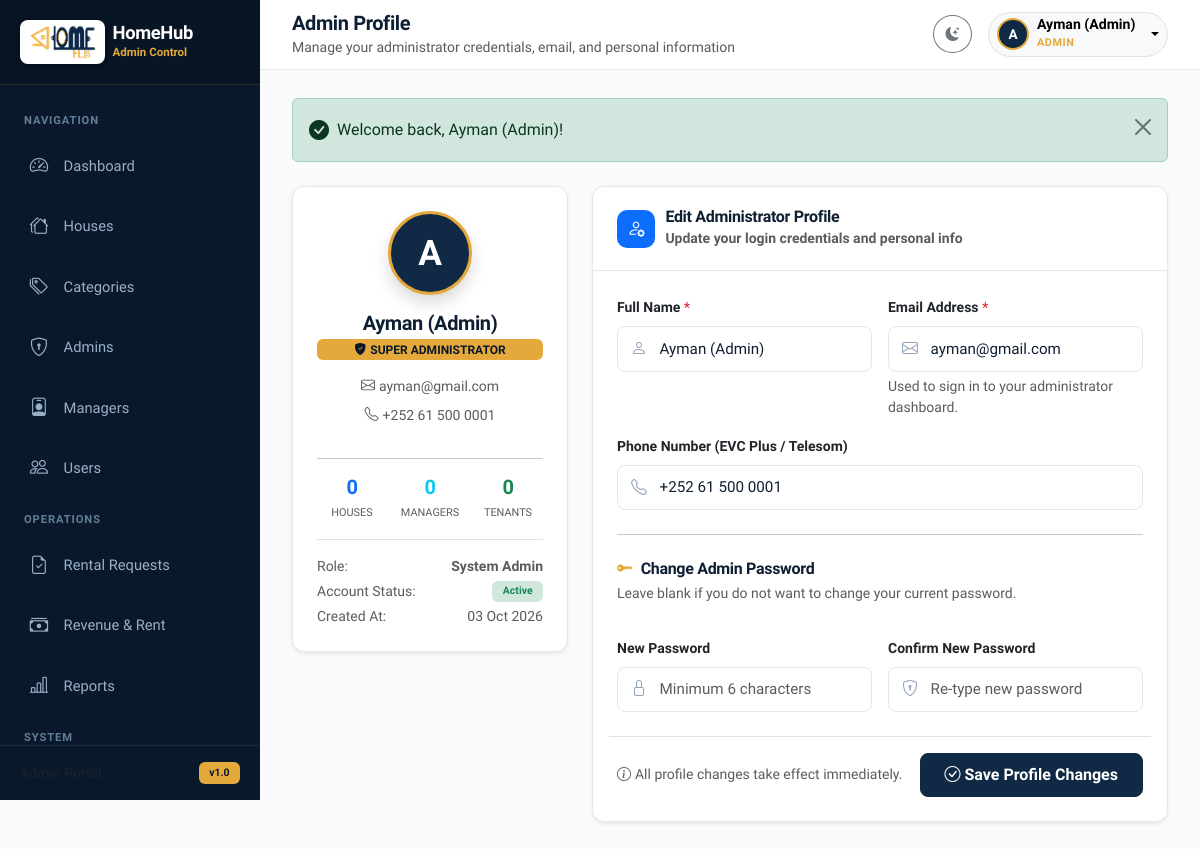
Screenshot of /admin/profile.php (signed in) with the database file from the repository.
### tables this page shows
CREATE TABLE IF NOT EXISTS `users` (
  `id` INT AUTO_INCREMENT PRIMARY KEY,
  `name` VARCHAR(100) NOT NULL,
  `email` VARCHAR(150) NOT NULL UNIQUE,
  `phone` VARCHAR(30) NULL,
  `password` VARCHAR(255) NOT NULL,
  `role` ENUM('admin', 'manager', 'user') NOT NULL DEFAULT 'user',
  `avatar` VARCHAR(255) NULL,
  `status` ENUM('active', 'inactive') NOT NULL DEFAULT 'active',
  `created_at` TIMESTAMP DEFAULT CURRENT_TIMESTAMP
);

### includes/auth.php (called while the page is built, shortened)
<?php
require_once __DIR__ . '/functions.php';
function current_user(): ?array {
    return $_SESSION['user'];
}

### admin/profile.php (the view, shortened to what this page needs)
<?php
require_once __DIR__ . '/../includes/functions.php';
require_once __DIR__ . '/../includes/auth.php';
$currentUser = current_user();
$adminId = (int)$currentUser['id'];
$stmt = $pdo->prepare("SELECT * FROM users WHERE id = ? LIMIT 1");
$stmt->execute([$adminId]);
$user = $stmt->fetch() ?: $currentUser;
$totalHouses   = (int)$pdo->query("SELECT COUNT(*) FROM houses")->fetchColumn();
$totalManagers = (int)$pdo->query("SELECT COUNT(*) FROM users WHERE role = 'manager'")->fetchColumn();
$totalUsers    = (int)$pdo->query("SELECT COUNT(*) FROM users WHERE role = 'user'")->fetchColumn();
$pageHeading = 'Admin Profile';
$pageSubtitle = 'Manage your administrator credentials, email, and personal information';
require_once __DIR__ . '/../includes/header.php';
?>
<div class="app-wrapper">
    <?php require_once __DIR__ . '/../includes/admin_sidebar.php'; ?>
    <div class="app-main">
        <?php require_once __DIR__ . '/../includes/topbar.php'; ?>
        <main class="content-wrapper">
            <?= display_flash(); ?>
            <div class="row g-4">
                <div class="col-lg-4">
                    <div class="card shadow-sm text-center p-4">
                        <div class="rounded-circle bg-navy text-white d-flex align-items-center justify-content-center fw-bold mx-auto mb-3 shadow" style="width: 84px; height: 84px; font-size: 2.2rem; border: 3px solid var(--hh-gold);">
                            <?= strtoupper(substr($user['name'] ?? 'Admin', 0, 1)); ?>
                        </div>
                        <h5 class="fw-bold mb-1"><?= e($user['name']); ?></h5>
                        <div class="badge bg-gold px-3 py-1 mb-3 text-dark fw-bold text-uppercase">
                            <i class="bi bi-shield-fill-check me-1"></i>Super Administrator
                        </div>
                        <div class="text-muted small mb-2"><i class="bi bi-envelope me-1"></i><?= e($user['email']); ?></div>
                        <div class="text-muted small mb-3"><i class="bi bi-telephone me-1"></i><?= e($user['phone'] ?? 'No phone added'); ?></div>
                        <hr>
                        <div class="row text-center g-2">
                            <div class="col-4">
                                <h5 class="fw-bold text-primary mb-0"><?= $totalHouses; ?></h5>
                                <small class="text-muted text-uppercase" style="font-size: 0.68rem;">Houses</small>
                            </div>
                            <div class="col-4">
                                <h5 class="fw-bold text-info mb-0"><?= $totalManagers; ?></h5>
                                <small class="text-muted text-uppercase" style="font-size: 0.68rem;">Managers</small>
                            </div>
                            <div class="col-4">
                                <h5 class="fw-bold text-success mb-0"><?= $totalUsers; ?></h5>
                                <small class="text-muted text-uppercase" style="font-size: 0.68rem;">Tenants</small>
                            </div>
                        </div>
                        <div class="mt-3 pt-3 border-top small text-muted text-start">
                            <div class="d-flex justify-content-between mb-1">
                                <span>Role:</span>
                                <strong class="text-capitalize text-main">System Admin</strong>
                            </div>
                            <div class="d-flex justify-content-between mb-1">
                                <span>Account Status:</span>
                                <span class="badge bg-success-subtle text-success">Active</span>
                            </div>
                            <div class="d-flex justify-content-between">
                                <span>Created At:</span>
                                <span class="text-muted"><?= !empty($user['created_at']) ? format_date($user['created_at'], 'd M Y') : 'System Initialized'; ?></span>
                            </div>
                        </div>
                    </div>
                </div>
                <div class="col-lg-8">
                    <div class="card shadow-sm">
                        <div class="card-header d-flex justify-content-between align-items-center">
                            <div class="d-flex align-items-center">
                                <span class="card-header-icon bg-primary text-white"><i class="bi bi-person-gear"></i></span>
                                <div>
                                    <h6 class="mb-0 fw-bold">Edit Administrator Profile</h6>
                                    <small class="text-muted">Update your login credentials and personal info</small>
                                </div>
                            </div>
                        </div>
                        <div class="card-body p-4">
                            <form method="POST" action="<?= BASE_URL; ?>admin/profile.php">
                                <div class="row g-3">
                                    <div class="col-md-6">
                                        <label class="form-label fw-semibold small">Full Name <span class="text-danger">*</span></label>
                                        <div class="input-icon-group">
                                            <input type="text" name="name" class="form-control" value="<?= e($_POST['name'] ?? $user['name']); ?>" required>
                                        </div>
                                    </div>
                                    <div class="col-md-6">
                                        <label class="form-label fw-semibold small">Email Address <span class="text-danger">*</span></label>
                                        <div class="input-icon-group">
                                            <input type="email" name="email" class="form-control" value="<?= e($_POST['email'] ?? $user['email']); ?>" required>
                                        </div>
                                        <div class="form-text small">Used to sign in to your administrator dashboard.</div>
                                    </div>
                                    <div class="col-12">
                                        <label class="form-label fw-semibold small">Phone Number (EVC Plus / Telesom)</label>
                                        <div class="input-icon-group">
                                            <input type="text" name="phone" class="form-control" value="<?= e($_POST['phone'] ?? $user['phone'] ?? ''); ?>" placeholder="+252 61 XXXXXXX">
                                        </div>
                                    </div>
                                    <div class="col-12"><hr class="my-2"></div>
                                    <div class="col-12">
                                        <h6 class="fw-bold mb-1"><i class="bi bi-key-fill text-gold me-2"></i>Change Admin Password</h6>
                                        <p class="text-muted small mb-3">Leave blank if you do not want to change your current password.</p>
                                    </div>
                                    <div class="col-md-6">
                                        <label class="form-label fw-semibold small">New Password</label>
                                        <div class="input-icon-group">
                                            <input type="password" name="password" id="admin_new_pwd" class="form-control" placeholder="Minimum 6 characters">
                                        </div>
                                    </div>
                                    <div class="col-md-6">
                                        <label class="form-label fw-semibold small">Confirm New Password</label>
                                        <div class="input-icon-group">
                                            <input type="password" name="password_confirmation" id="admin_conf_pwd" class="form-control" placeholder="Re-type new password">
                                        </div>
                                    </div>
                                    <div class="col-12 mt-4 pt-3 border-top d-flex justify-content-between align-items-center">
                                        <span class="text-muted small"><i class="bi bi-info-circle me-1"></i>All profile changes take effect immediately.</span>
                                        <button type="submit" class="btn btn-primary px-4">
                                            <i class="bi bi-check-circle me-1"></i>Save Profile Changes
                                        </button>
                                    </div>
                                </div>
                            </form>
                        </div>
                    </div>
                </div>
            </div>
        </main>
    </div>
</div>
<?php require_once __DIR__ . '/../includes/footer.php'; ?>

### includes/topbar.php (shortened to what this page needs)
<?php
$currentUser = current_user();
?>
<header class="topbar">
    <div class="d-flex align-items-center gap-3">
        <div>
            <h5 class="mb-0 fw-bold"><?= e($pageHeading ?? 'Dashboard'); ?></h5>
            <?php if (!empty($pageSubtitle)): ?>
                <small class="text-muted"><?= e($pageSubtitle); ?></small>
            <?php endif; ?>
        </div>
    </div>
    <div class="d-flex align-items-center gap-2 gap-md-3">
        <button type="button" class="btn btn-outline-secondary btn-sm rounded-circle d-flex align-items-center justify-content-center" style="width: 38px; height: 38px;" onclick="toggleTheme()" title="Toggle Theme" aria-label="Toggle Theme">
            <i class="bi bi-moon-stars-fill theme-toggle-icon"></i>
        </button>
        <div class="dropdown">
            <button class="btn btn-light btn-sm d-flex align-items-center gap-2 border px-2 py-1 dropdown-toggle rounded-pill" type="button" data-bs-toggle="dropdown" aria-expanded="false">
                <div class="rounded-circle bg-navy text-white d-flex align-items-center justify-content-center fw-bold" style="width: 32px; height: 32px; font-size: 0.85rem; border: 2px solid var(--hh-gold);">
                    <?= strtoupper(substr($currentUser['name'] ?? 'U', 0, 1)); ?>
                </div>
                <div class="text-start d-none d-md-block me-1">
                    <div class="fw-semibold lh-1" style="font-size: 0.88rem;"><?= e($currentUser['name'] ?? 'User'); ?></div>
                    <small class="text-gold text-uppercase fw-bold" style="font-size: 0.68rem; letter-spacing: 0.05em;"><?= e($currentUser['role'] ?? ''); ?></small>
                </div>
            </button>
        </div>
    </div>
</header>

### assets/css/style.css (style rules this page uses)
:root { --hh-primary: #102a45; --hh-primary-hover: #091a2c; --hh-primary-light: #e8eef5; --hh-gold: #e5a93b; --hh-gold-hover: #cf9227; --hh-gold-light: #fef8ee; --hh-secondary: #1e3a5f; --hh-accent: #e5a93b; --hh-success: #10b981; --hh-warning: #e5a93b; --hh-danger: #ef4444; --hh-info: #0284c7; --hh-body-bg: #f8fafc; --hh-card-bg: #ffffff; --hh-text-main: #0f1f33; --hh-text-muted: #5f748d; --hh-border: #e2e8f0; --hh-sidebar-bg: #09192b; --hh-sidebar-color: #9ab0c7; --hh-sidebar-active: #e5a93b; --hh-sidebar-active-bg: rgba(229, 169, 59, 0.14); --hh-shadow-sm: 0 1px 3px 0 rgba(16, 42, 69, 0.06), 0 1px 2px -1px rgba(16, 42, 69, 0.04); --hh-shadow: 0 4px 6px -1px rgba(16, 42, 69, 0.08), 0 2px 4px -2px rgba(16, 42, 69, 0.06); --hh-shadow-lg: 0 10px 15px -3px rgba(16, 42, 69, 0.10), 0 4px 6px -4px rgba(16, 42, 69, 0.06); --hh-radius: 12px; }
body { font-family: 'Plus Jakarta Sans', -apple-system, BlinkMacSystemFont, "Segoe UI", Roboto, sans-serif; background-color: var(--hh-body-bg); color: var(--hh-text-main); min-height: 100vh; display: flex; flex-direction: column; overflow-x: hidden; -webkit-font-smoothing: antialiased; }
h1, h2, h3, h4, h5, h6 { font-weight: 700; color: var(--hh-text-main); letter-spacing: -0.02em; }
.text-gold { color: var(--hh-gold) !important; }
.bg-gold { background-color: var(--hh-gold) !important; color: #09192b !important; }
.bg-navy { background-color: var(--hh-primary) !important; color: #ffffff !important; }
.app-wrapper { display: flex; min-height: 100vh; width: 100%; }
.app-main { flex: 1; display: flex; flex-direction: column; min-width: 0; background-color: var(--hh-body-bg); }
.content-wrapper { flex: 1; padding: 1.75rem 2rem; }
.topbar { height: 70px; background: var(--hh-card-bg); border-bottom: 1px solid var(--hh-border); display: flex; align-items: center; justify-content: space-between; padding: 0 2rem; position: sticky; top: 0; z-index: 999; }
.card { background-color: var(--hh-card-bg); border: 1px solid var(--hh-border); border-radius: var(--hh-radius); box-shadow: var(--hh-shadow-sm); transition: all 0.25s ease; }
.card-header { background-color: transparent; border-bottom: 1px solid var(--hh-border); padding: 1.25rem 1.5rem; font-weight: 700; }
.card-body { padding: 1.5rem; }
.btn { font-weight: 600; border-radius: 8px; padding: 0.55rem 1.15rem; transition: all 0.2s ease; }
.btn-primary { background-color: var(--hh-primary); border-color: var(--hh-primary); color: #ffffff; }
.form-control, .form-select { border-radius: 8px; border: 1px solid var(--hh-border); padding: 0.65rem 0.95rem; font-size: 0.95rem; color: var(--hh-text-main); background-color: var(--hh-card-bg); transition: all 0.2s ease; }
.badge { font-weight: 600; border-radius: 6px; padding: 0.35rem 0.65rem; }
.card-header-icon { width: 38px; height: 38px; border-radius: 10px; display: inline-flex; align-items: center; justify-content: center; margin-right: 0.65rem; font-size: 1.1rem; }
.input-icon-group { position: relative; }
.input-icon-group .form-control { padding-left: 2.6rem; }

### rows the page displays
users: name "A", name "Ayman (Admin)", role "ADMIN", email "ayman@gmail.com", phone "+252 61 500 0001", created_at "03 Oct 2026"

### other values shown
$pageHeading "Admin Profile"
$pageSubtitle "Manage your administrator credentials, email, and personal information"
$msg "Welcome back, Ayman (Admin)!"
$totalHouses "0"
$totalManagers "0"
$totalUsers "0"
